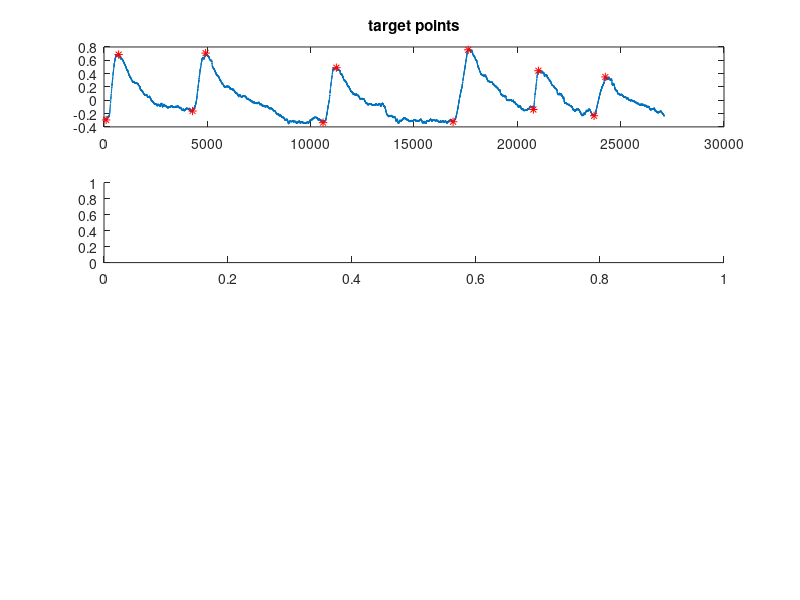

Reproduce this figure in MATLAB. (Note: this script raises an error after producing the figure.)
clear all;close all
load('breath.mat','breath')
inhale = [103; 4284; 10599; 16892; 20776; 23713];
exhale = [708; 4916; 11244; 17623; 21019; 24259];
loopX = max([numel(inhale) numel(exhale)]);
subplot(4,1,1)
plot(breath);
title('target points')
hold on
for i = 1:loopX
    try
        plot(inhale(i),breath(inhale(i)),'r*')
    end
     plot(exhale(i),breath(exhale(i)),'r*')
end
%slope analysis
subplot(4,1,2);hold on
ind=findchangepts(breath,'Statistic','linear','MinThreshold',0.5)
plot(breath)
title('changepoints, calculated with minthreshold=0.5')
plot(ind,breath(ind),'rx')
subplot(4,1,3)
values=breath(ind);
%remove changepts with negative slope
dx=diff(ind);
dy=diff(breath(ind));
slope=dy./dx;
plot(slope)
thres=1e-4; %set minimum slope
a=find(slope>thres)
i_start=ind(a);
i_end=ind(a+1);
subplot(4,1,3);hold on
plot(breath,'b')
title('changepoints with slope > threshold')
plot(i_start,breath(i_start),'rx',...
    i_end,breath(i_end),'rx')
%remove changepts between start and end of inhalation process
b=find(i_start(2:end)==i_end(1:end-1))
i_end(b)=[];
i_start(b+1)=[];
subplot(4,1,4);hold on
title('removed intermediate points')
plot(breath,'b')
plot(i_start,breath(i_start),'rx',...
    i_end,breath(i_end),'rx')